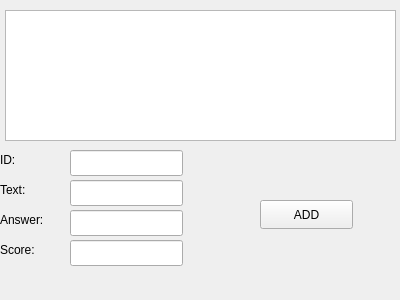
<?xml version="1.0" encoding="UTF-8"?>
<ui version="4.0">
 <class>gui</class>
 <widget class="QWidget" name="gui">
  <property name="geometry">
   <rect>
    <x>0</x>
    <y>0</y>
    <width>400</width>
    <height>300</height>
   </rect>
  </property>
  <property name="windowTitle">
   <string>gui</string>
  </property>
  <widget class="QListWidget" name="presenter_widget">
   <property name="geometry">
    <rect>
     <x>5</x>
     <y>10</y>
     <width>391</width>
     <height>131</height>
    </rect>
   </property>
  </widget>
  <widget class="QLineEdit" name="id_line_edit">
   <property name="geometry">
    <rect>
     <x>70</x>
     <y>150</y>
     <width>113</width>
     <height>26</height>
    </rect>
   </property>
  </widget>
  <widget class="QLineEdit" name="text_line_edit">
   <property name="geometry">
    <rect>
     <x>70</x>
     <y>180</y>
     <width>113</width>
     <height>26</height>
    </rect>
   </property>
  </widget>
  <widget class="QLineEdit" name="answer_line_edit">
   <property name="geometry">
    <rect>
     <x>70</x>
     <y>210</y>
     <width>113</width>
     <height>26</height>
    </rect>
   </property>
  </widget>
  <widget class="QLineEdit" name="score_line_edit">
   <property name="geometry">
    <rect>
     <x>70</x>
     <y>240</y>
     <width>113</width>
     <height>26</height>
    </rect>
   </property>
  </widget>
  <widget class="QLabel" name="label">
   <property name="geometry">
    <rect>
     <x>0</x>
     <y>150</y>
     <width>63</width>
     <height>20</height>
    </rect>
   </property>
   <property name="text">
    <string>ID:</string>
   </property>
  </widget>
  <widget class="QLabel" name="label_2">
   <property name="geometry">
    <rect>
     <x>0</x>
     <y>180</y>
     <width>63</width>
     <height>20</height>
    </rect>
   </property>
   <property name="text">
    <string>Text:</string>
   </property>
  </widget>
  <widget class="QLabel" name="label_3">
   <property name="geometry">
    <rect>
     <x>0</x>
     <y>210</y>
     <width>63</width>
     <height>20</height>
    </rect>
   </property>
   <property name="text">
    <string>Answer:</string>
   </property>
  </widget>
  <widget class="QLabel" name="label_4">
   <property name="geometry">
    <rect>
     <x>0</x>
     <y>240</y>
     <width>63</width>
     <height>20</height>
    </rect>
   </property>
   <property name="text">
    <string>Score:</string>
   </property>
  </widget>
  <widget class="QPushButton" name="add_button">
   <property name="geometry">
    <rect>
     <x>260</x>
     <y>200</y>
     <width>93</width>
     <height>29</height>
    </rect>
   </property>
   <property name="text">
    <string>ADD</string>
   </property>
  </widget>
 </widget>
 <resources/>
 <connections/>
</ui>
